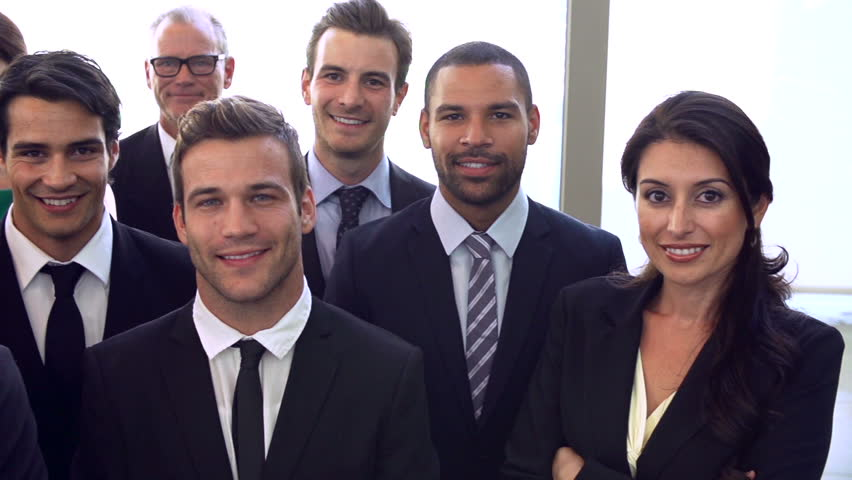
#> input picture people.jpg, 852 x 480 px
$ python haar.py
#> lines starting #> are read from the running program, lines starting #| are printed output that depends on the picture; after the words box and inside, x2 and y2 are one past the last pixel; in counts of white or black regions, pixels touching at a corner belong together
import numpy as np
import cv2
face_cascade = cv2.CascadeClassifier("haarcascade_frontalface_default.xml")
eye_cascade = cv2.CascadeClassifier("haarcascade_eye.xml")


while True:
    img = cv2.imread("people.jpg")
#> img is the input picture: shape (480, 852, 3); mean B, G, R 113.2, 105.1, 116.3

    gray = cv2.cvtColor(img,cv2.COLOR_BGR2GRAY)
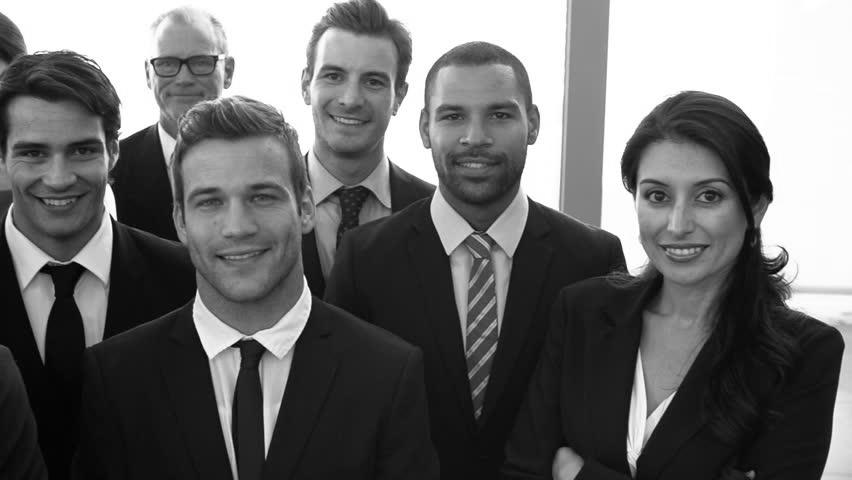
#> gray: shape (480, 852); min 2, max 255, mean 109.4
    faces = face_cascade.detectMultiScale(gray,1.3,5)
#> faces = [[302, 39, 103, 103], [413, 66, 127, 127], [618, 143, 132, 132], [161, 143, 146, 146]]
    for(x,y,w,h) in faces:
        cv2.rectangle(img,(x,y),(x+w,y+h),(255,0,0),3)
        roi_gray = gray[y:y+h,x:x+w]
        roi_color = img[y:y+h,x:x+w]
        eyes = eye_cascade.detectMultiScale(roi_gray)
        for(ex,ey,ew,eh) in eyes:
            cv2.rectangle(roi_color,(ex,ey),(ex+ew,ey+eh),(0,255,0),3)
#> this loop made 4 passes
#> (x, y, w, h, eyes) on passes 1 to 4: (302, 39, 103, 103, [[18, 25, 26, 26], [59, 30, 26, 26]]), (413, 66, 127, 127, [[71, 36, 27, 27], [24, 38, 28, 28]]), (618, 143, 132, 132, [[21, 36, 34, 34], [70, 33, 39, 39]]), (161, 143, 146, 146, [[80, 40, 33, 33], [27, 39, 39, 39]])
#> pass 1, `roi_gray = gray[y:y+h,x:x+w]`:
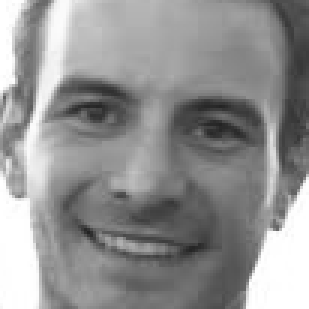
#> roi_gray: shape (103, 103) (shown 3 times larger); min 35, max 255, mean 146
#> pass 1, `roi_color = img[y:y+h,x:x+w]`:
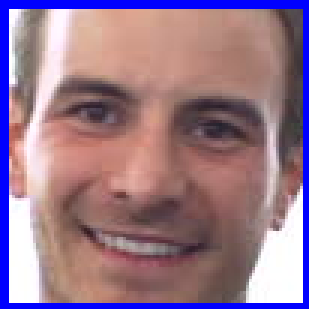
#> roi_color: shape (103, 103, 3) (shown 3 times larger); mean B, G, R 139.7, 119.9, 151.5
#> pass 2, `roi_color = img[y:y+h,x:x+w]`:
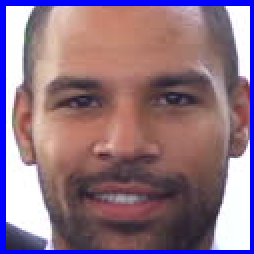
#> roi_color: shape (127, 127, 3) (shown 2 times larger); mean B, G, R 131.9, 114.7, 142.7
#> after the loop:
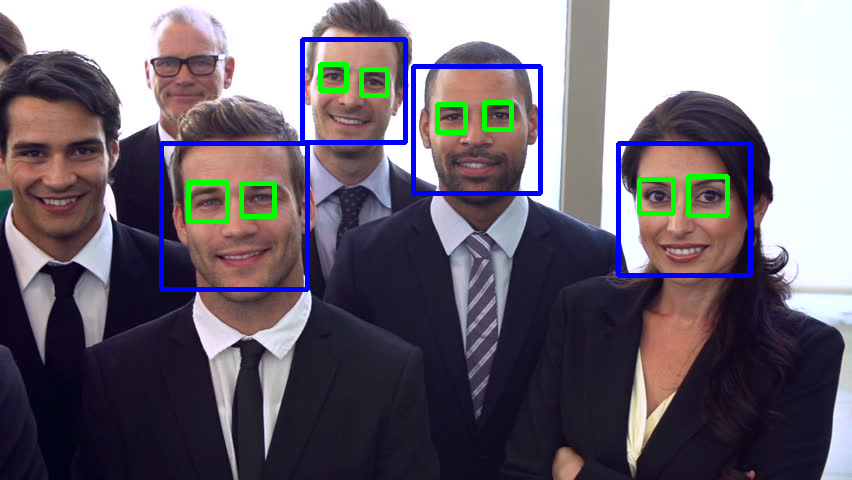
#> img: shape (480, 852, 3); 3.67% of pixels changed, all inside (x1, y1, x2, y2) = (159, 37, 753, 292)
#> after the loop:
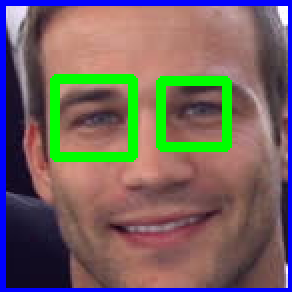
#> roi_color: shape (146, 146, 3) (shown 2 times larger); mean B, G, R 97.7, 99.4, 115.7
#> after the loop:
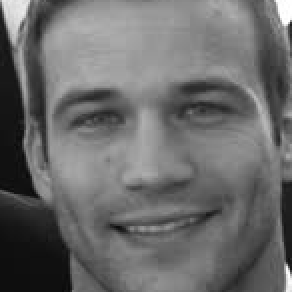
#> roi_gray: shape (146, 146) (shown 2 times larger); min 8, max 255, mean 106.8

    cv2.imshow('img',img)
    k= cv2.waitKey(30) & 0xff
#> (key Esc is pressed here)
    if k==27:
        break


cv2.destroyAllWindows()

$ run again, with image.JPG copied over people.jpg
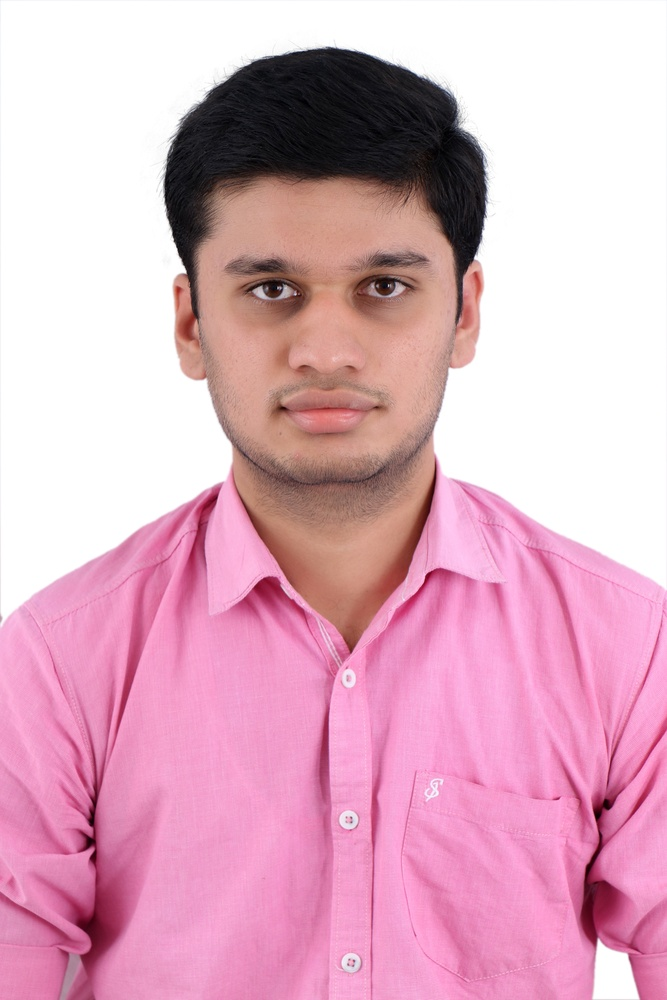
#> input picture image.JPG, 667 x 1000 px, shrunk from 1200 x 1800 before the run
#> img is the input picture: shape (1000, 667, 3); mean B, G, R 193, 174.2, 222
#> `gray = cv2.cvtColor(img,cv2.COLOR_BGR2GRAY)`:
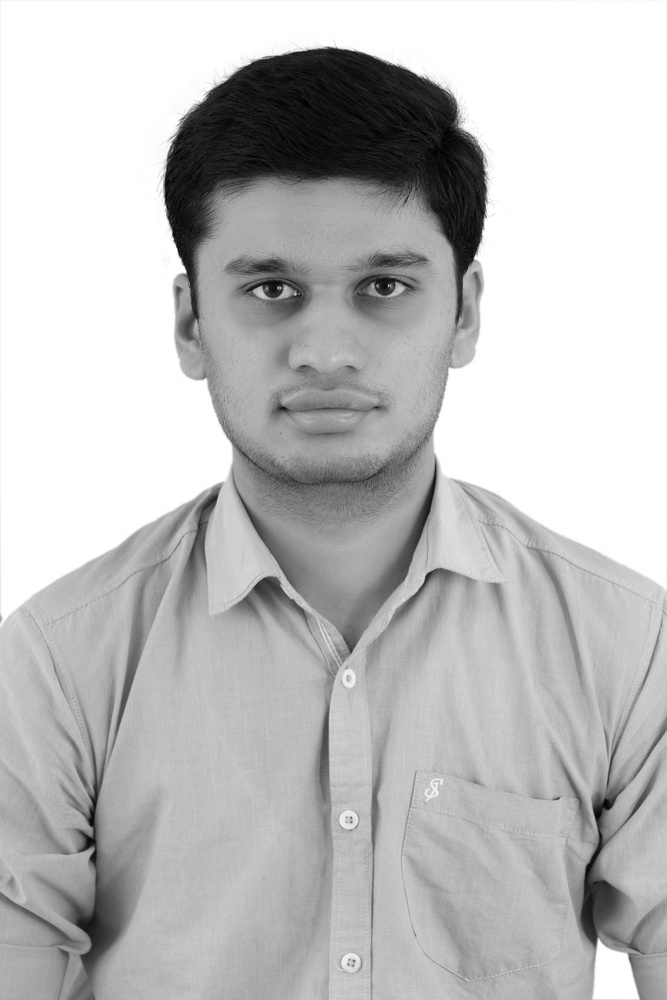
#> gray: shape (1000, 667); min 0, max 255, mean 190.6
#> faces = [[152, 158, 345, 345]]
#> the loop `for(x,y,w,h) in faces:` made 1 pass
#> (x, y, w, h, eyes) on pass 1: (152, 158, 345, 345, [[84, 99, 67, 67], [194, 96, 67, 67]])
#> after the loop `for(x,y,w,h) in faces:`:
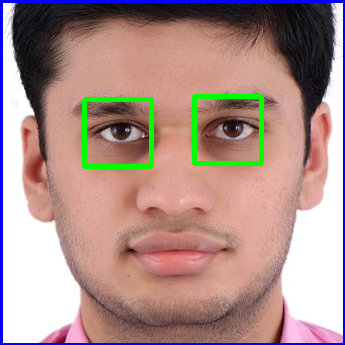
#> roi_color: shape (345, 345, 3); mean B, G, R 138.4, 143.6, 172.4
